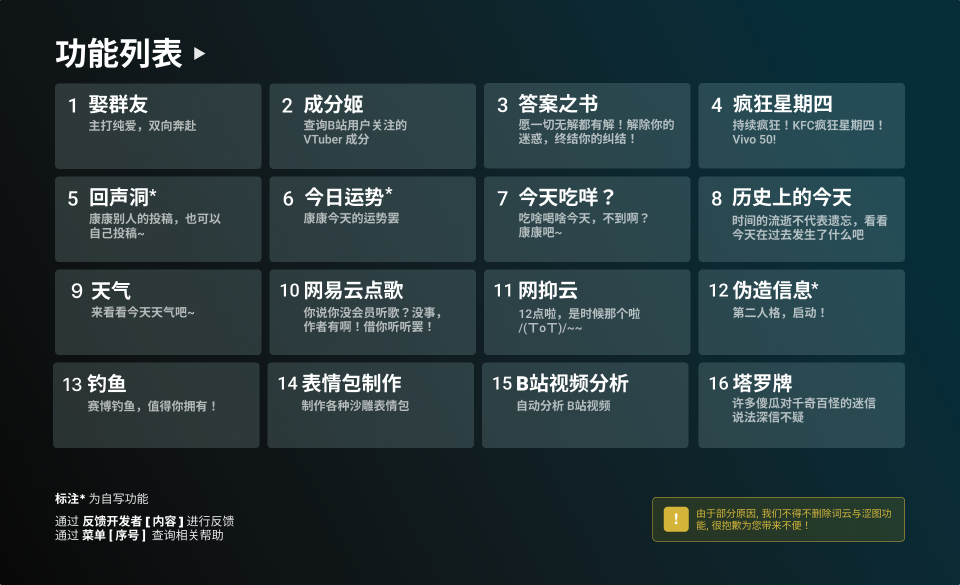
#> input picture src/plugins/Menu/main.png, 1920 x 1169 px (shown at 1/2 size)
$ python -i img_utils.py   (imports and definitions only)
#> lines starting #> are read from the running program, lines starting #| are printed output that depends on the picture
#> further down, picture is the input picture: PIL image 1920x1169 RGBA; mean R, G, B, A 38.2, 56.7, 60.8, 255
from io import BytesIO
from pathlib import Path
from random import choice, randint
from typing import Union

from nonebot.adapters.onebot.v11 import MessageSegment
from nonebot.log import logger
from PIL import Image, ImageFilter

from .config import SEND_AS_BYTES
from .perf_timer import PerfTimer


def image_param_converter(source: Union[Path, Image.Image, bytes]) -> Image.Image:
    FORCE_RESIZE = True
    IMAGE_RESIZE_RES = 1080  # 限制被处理图片最大为1080P

    def resize_converter(img: Image.Image):
        if not FORCE_RESIZE:
            return img
        image_landscape = img.width >= img.height
#> image_landscape = True
        if min(*img.size) <= IMAGE_RESIZE_RES:
            return img
        if image_landscape:
            resize_res = (
                int(IMAGE_RESIZE_RES / img.height * img.width),
                IMAGE_RESIZE_RES,
            )
#> resize_res = (1773, 1080)
        else:
            resize_res = (
                IMAGE_RESIZE_RES,
                int(IMAGE_RESIZE_RES / img.width * img.height),
            )
        logger.debug(f"Effect force resize: {img.size} -> {resize_res}")
#> (this line was passed over: nonebot is not available in this run)
        return img.resize(resize_res)
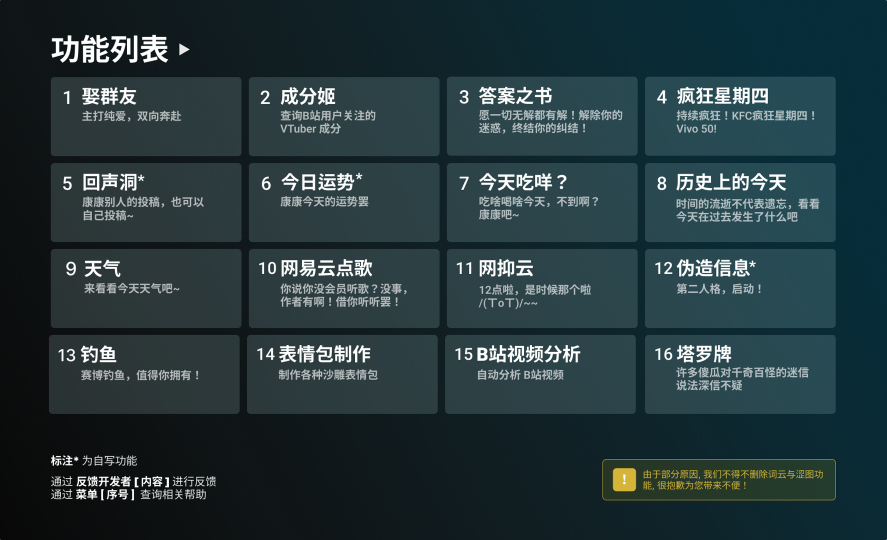
#> returned value: PIL image 1773x1080 RGBA (shown at 1/2 size); mean R, G, B, A 38.1, 56.6, 60.7, 255; transparent parts drawn white

    if isinstance(source, Path):
        return resize_converter(Image.open(source))
    if isinstance(source, Image.Image):
        return resize_converter(source)
    if isinstance(source, bytes):
        return resize_converter(Image.open(BytesIO(source)))
    raise ValueError(f"Unsopported image type: {type(source)}")


def draw_frame(img: Union[Path, Image.Image, bytes]) -> Image.Image:
    """画边框"""
    img = image_param_converter(img)
    BLUR_HEIGHT_QUALITY = 128
    FRAME_RATIO = 1.5
    resize_resoluation = (
        int(img.width * (BLUR_HEIGHT_QUALITY / img.height)),
        BLUR_HEIGHT_QUALITY,
    )
#> resize_resoluation = (210, 128)
    background = img
    background = background.resize(resize_resoluation)
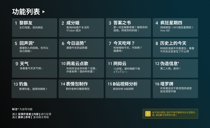
#> background: PIL image 210x128 RGBA; mean R, G, B, A 38.1, 56.6, 60.7, 255; transparent parts drawn white
    background = background.filter(ImageFilter.GaussianBlur(6))
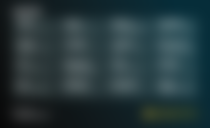
#> background: PIL image 210x128 RGBA; mean R, G, B, A 38.1, 56.6, 60.7, 255; transparent parts drawn white
    background = background.resize(
        (int(img.width * FRAME_RATIO), int(img.height * FRAME_RATIO))
    )
#> background: PIL image 2659x1620 RGBA
    background.paste(
        img,
        (
            int((background.width - img.width) / 2),
            int((background.height - img.height) / 2),
        ),
    )
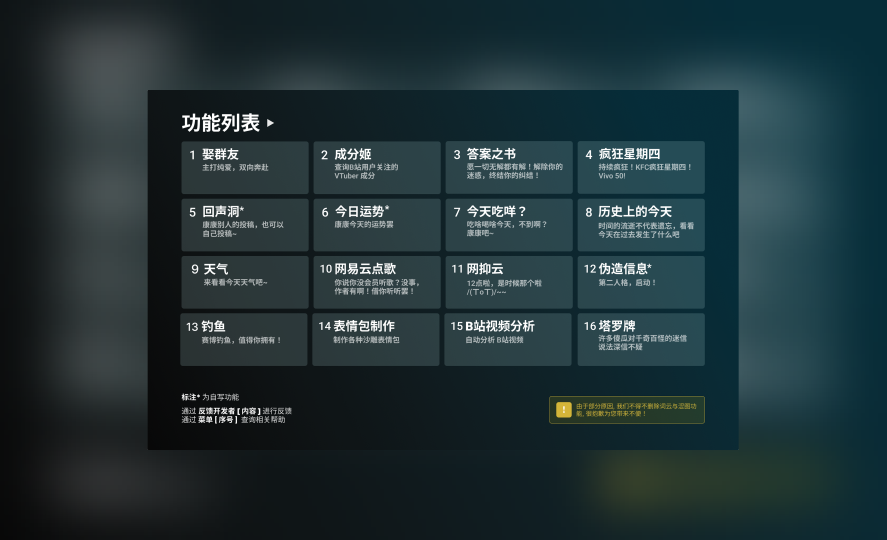
#> background: PIL image 2659x1620 RGBA (shown at 1/3 size); mean R, G, B, A 32.9, 51.3, 55.4, 255; transparent parts drawn white
    return background


# [42 lines left out: functions random_rotate, random_flip, random_lines, not called in this run]


def do_nothing(img: Path) -> Path:
    return img


# [22 lines left out: function image_segment_convert, not called in this run]


EFFECT_FUNC_LIST = [do_nothing, draw_frame,
                    random_flip, random_lines, random_rotate]

>>> from PIL import Image
>>> picture = Image.open('../Menu/main.png')
>>> result = draw_frame(picture)
